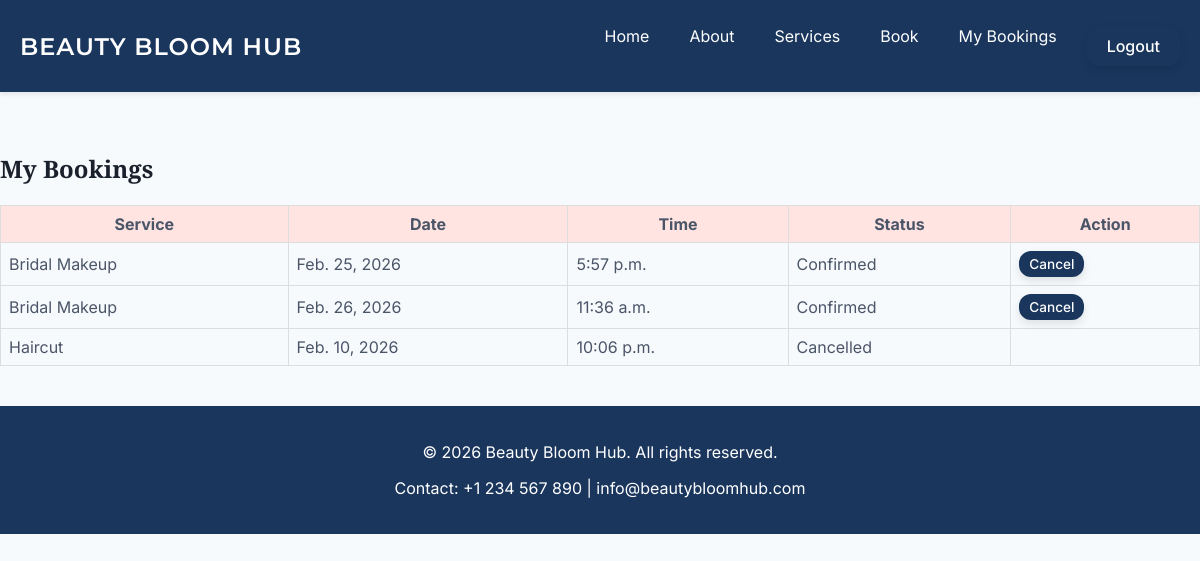
The app's page /booking-history/ (signed in) with its own data.
### salon/models.py (models this page shows, shortened)
class Booking(models.Model):
    customer = models.ForeignKey(User, on_delete=models.CASCADE)
    service = models.ForeignKey(Service, on_delete=models.CASCADE)
    date = models.DateField()
    time = models.TimeField()
    created_at = models.DateTimeField(auto_now_add=True)
    STATUS_CHOICES = [
        ('pending', 'Pending'),
        ('confirmed', 'Confirmed'),
        ('completed', 'Completed'),
        ('cancelled', 'Cancelled'),
    ]
    status = models.CharField(max_length=10, choices=STATUS_CHOICES, default='pending')

class Service(models.Model):
    name = models.CharField(max_length=100)
    description = models.TextField(blank=True)
    price = models.DecimalField(max_digits=6, decimal_places=2)
    icon = models.CharField(max_length=50, blank=True, help_text="CSS class for icon if using font icons")
    image = models.ImageField(upload_to='services/', blank=True, null=True)

### salon/views.py (the view)
# urls.py: path('booking-history/', views.booking_history, name='booking_history'),
@login_required
def booking_history(request):
    bookings = Booking.objects.filter(customer=request.user).order_by('-created_at').select_related('feedback')
    return render(request, 'salon/booking_history.html', {'bookings': bookings})

### salon/templates/salon/booking_history.html (shortened to what this page needs)
{% extends 'salon/base.html' %}
{% block content %}
<section class="booking-history">
    <h2>My Bookings</h2>
    <table class="bookings-table">
        <thead>
            <tr>
                <th>Service</th>
                <th>Date</th>
                <th>Time</th>
                <th>Status</th>
                <th>Action</th>
            </tr>
        </thead>
        <tbody>
            {% for booking in bookings %}
                <tr>
                    <td>{{ booking.service.name }}</td>
                    <td>{{ booking.date }}</td>
                    <td>{{ booking.time }}</td>
                    <td>{{ booking.get_status_display }}</td>
                    <td>
                        {% if booking.status != 'cancelled' and booking.status != 'completed' %}
                            <a href="{% url 'cancel_booking' booking.id %}" class="btn small">Cancel</a>
                        {% endif %}
                    </td>
                </tr>
            {% empty %}
                <tr><td colspan="5">You have no bookings.</td></tr>
            {% endfor %}
        </tbody>
    </table>
</section>
{% endblock %}

### salon/static/salon/css/style.css (style rules this page uses)
:root { --primary-color: #1a365d; --accent-color: #d69e2e; --bg-color: #f7fafc; --text-color: #4a5568; --heading-color: #1a202c; --secondary-accent: #38b2ac; }
body { margin: 0; font-family: 'Inter', sans-serif; background: var(--bg-color) url('../images/bg-pattern.jpg') repeat; color: var(--text-color); }
h1, h2, h3, h4, h5, h6 { font-family: 'Playfair Display', serif; color: var(--heading-color); }
a { text-decoration: none; color: inherit; }
.btn { display: inline-block; background: var(--primary-color); color: #fff; padding: 10px 20px; border: none; border-radius: 12px; cursor: pointer; transition: background 0.3s, transform 0.3s, box-shadow 0.3s; font-weight: 500; box-shadow: 0 4px 8px rgba(0,0,0,0.1); }
.btn.small { padding: 5px 10px; font-size: 0.85rem; }
.bookings-table { width: 100%; border-collapse: collapse; }
.bookings-table th, .bookings-table td { border: 1px solid #ddd; padding: 8px; }
.bookings-table th { background: #ffe4e1; }
section { padding: 40px 0; }

### records on screen
Booking: service.name "Bridal Makeup", date "Feb. 25, 2026", time "5:57 p.m.", status "Confirmed", shows "Cancel"
Booking: service.name "Bridal Makeup", date "Feb. 26, 2026", time "11:36 a.m.", status "Confirmed", shows "Cancel"
Booking: service.name "Haircut", date "Feb. 10, 2026", time "10:06 p.m.", status "Cancelled"
